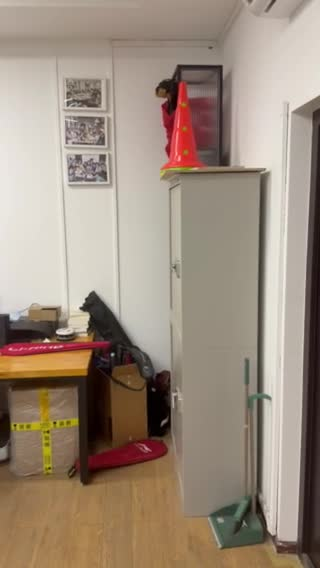
#> input picture outputs/inspection/frame_0001.jpg, 320 x 568 px; its folder holds 4 pictures in this run
$ python select_worldlabs_frames.py   (older library calls are emulated)
#> lines starting #> are read from the running program, lines starting #| are printed output that depends on the picture
"""Select sharp time-ordered views across an extracted video without API calls."""
import argparse
import json
from pathlib import Path
import cv2
import numpy as np

p=argparse.ArgumentParser()
p.add_argument('--frames',type=Path,default=Path('outputs/inspection'))
p.add_argument('--workspace',type=Path,default=Path('outputs/worldlabs'))
p.add_argument('--count',type=int,default=12)
p.add_argument('--sample-fps',type=float,default=2.)
a=p.parse_args()
files=sorted(a.frames.glob('frame_[0-9][0-9][0-9][0-9].jpg'))
if not files or a.count<1 or a.sample_fps<=0:p.error('Need extracted frames, positive count and positive sample FPS')
destination=a.workspace/'selected_frames.json'
if destination.exists():raise FileExistsError('Frame selection already exists; inspect it or use a fresh workspace')
scores=[]
for f in files:
    image=cv2.imread(str(f),0)
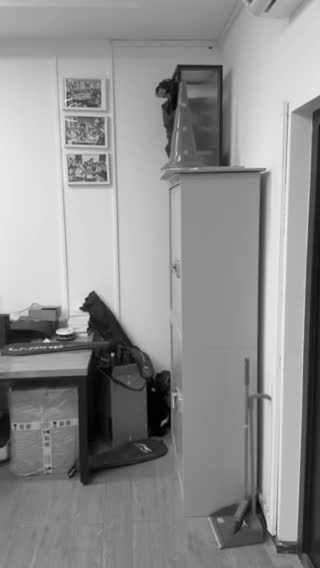
#> image: shape (568, 320); min 0, max 240, mean 143.6
    if image is None:raise ValueError(f'Cannot decode {f}')
    scores.append(float(cv2.Laplacian(image,cv2.CV_64F).var()))
#> pass 2 of the loop `for f in files:`:
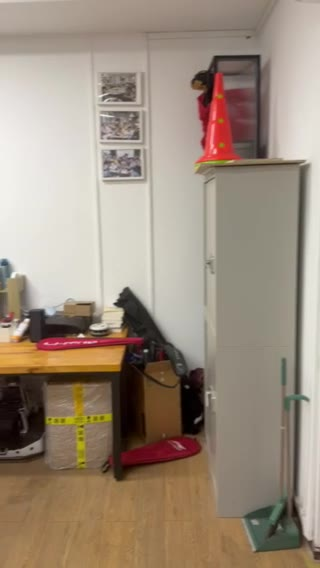
#> input picture outputs/inspection/frame_0002.jpg, 320 x 568 px
#> `image=cv2.imread(str(f),0)`:
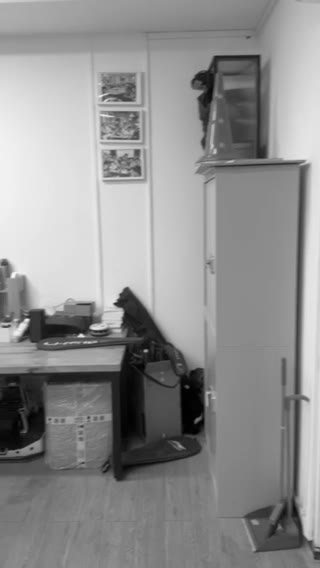
#> image: shape (568, 320); min 0, max 248, mean 144
#> pass 3 of the loop `for f in files:`:
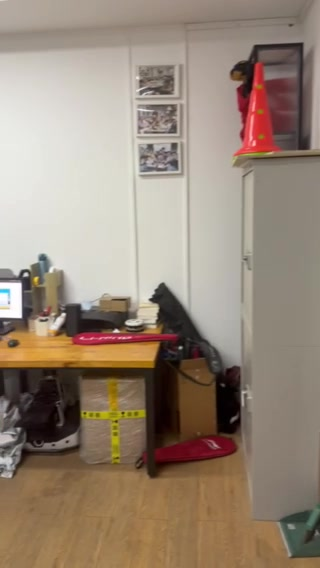
#> input picture outputs/inspection/frame_0003.jpg, 320 x 568 px
#> `image=cv2.imread(str(f),0)`:
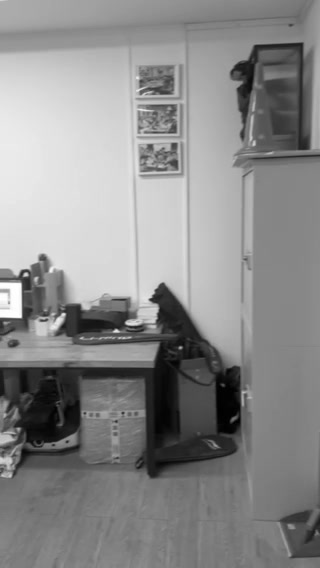
#> image: shape (568, 320); min 0, max 255, mean 139
#> the loop made 4 passes; the first 3 are shown
chosen=[int(group[np.argmax(np.array(scores)[group])]) for group in np.array_split(np.arange(len(files)),min(a.count,len(files)))]
selected=[dict(path=str(files[i].resolve()),source_extracted_index=i+1,time_seconds=i/a.sample_fps,sharpness=scores[i]) for i in chosen]
a.workspace.mkdir(parents=True,exist_ok=True);a.workspace.chmod(0o700)
destination.write_text(json.dumps(selected,indent=2));destination.chmod(0o600)
print(f'Selected {len(selected)} views. Review overlap and scene coverage before uploading.')
